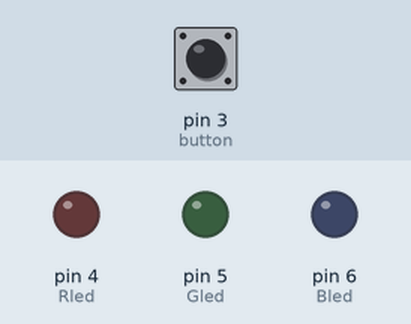
A sketch run on a simulated Arduino Uno, built with avr-gcc and run on an emulated ATmega328P. On the bench: output pins drawn as LEDs (lit = HIGH). The inputs (shaded band) are chosen by the test bench; at power-on: pin 3 (button) LOW.

Above: at 1.2 s.
1.3 s: pin 3 (button) pulled HIGH for 0.15 s
At 1.7 s:
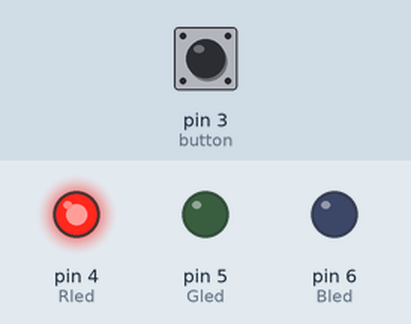
2.9 s: pin 3 (button) pulled HIGH for 1 s
At 4.1 s:
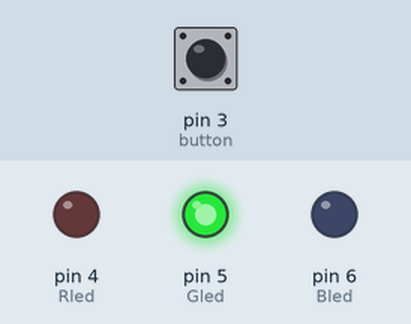
5.4 s: pin 3 (button) pulled HIGH for 0.15 s
At 6.0 s:
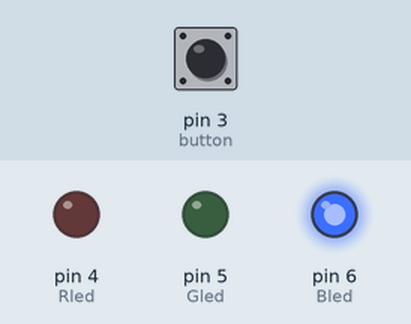
7.0 s: pin 3 (button) pulled HIGH for 3.2 s
At 7.3 s:
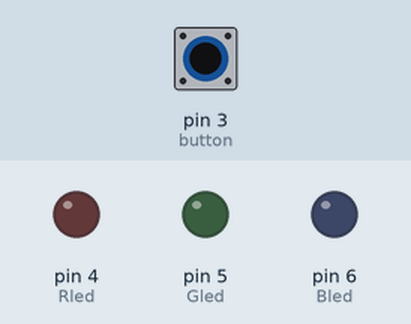
Timing chart, 0 to 10.0 s (numbered marks = the images above; inputs shaded):
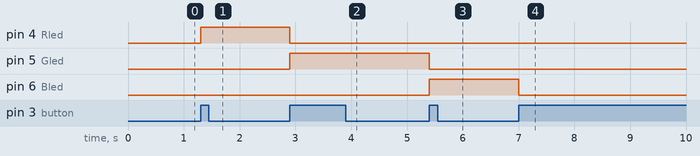

Measured:
- after the input at 1.3 s, pin 4 (Rled): LOW → HIGH at once
- after the input at 2.9 s, pin 4 (Rled): HIGH → LOW at once; pin 5 (Gled): LOW → HIGH at once
- after the input at 5.4 s, pin 5 (Gled): HIGH → LOW at once; pin 6 (Bled): LOW → HIGH at once
- after the input at 7.0 s, pin 6 (Bled): HIGH → LOW at once

The sketch:

part2.ino
```cpp
/*part2  USE BUTTON CONTROL RGB LED
  Press the button first, led lights, then press the button led will chance */
int Rled = 4;// The digital 4 pin,driving RLED
int Gled = 5;// The digital 5 pin,driving GLED
int Bled = 6;// The digital 6 pin,driving BLED
int button = 3;// The digital 3 pin,read the button
int LedStatus=0;
void setup() {
  pinMode(Rled, OUTPUT);// initialize the RLED pin as an output.
  pinMode(Gled, OUTPUT);// initialize the GLED pin as an output.
  pinMode(Bled, OUTPUT);// initialize the BLED pin as an output.
  pinMode(button, INPUT);// initialize the BUTTON pin as an input.
}
void loop() {
  if(digitalRead(button)==HIGH){ //when Press button
    if(++LedStatus>=4)LedStatus=0;//check led status
    switch(LedStatus){
    case 0:
          digitalWrite(Rled,LOW);
          digitalWrite(Gled,LOW);
          digitalWrite(Bled,LOW);
          break;
    case 1:
          digitalWrite(Rled,HIGH);
          digitalWrite(Gled,LOW);
          digitalWrite(Bled,LOW);
          break;
    case 2:
          digitalWrite(Rled,LOW);
          digitalWrite(Gled,HIGH);
          digitalWrite(Bled,LOW);
          break;
     case 3:
          digitalWrite(Rled,LOW);
          digitalWrite(Gled,LOW);
          digitalWrite(Bled,HIGH);
          break;
  }
    while(digitalRead(button)==HIGH);//wait button release
    delay(200);// wait for 200 microsecond,Avoid pressing the button and read many times in this very short time

                                 }
}
```
